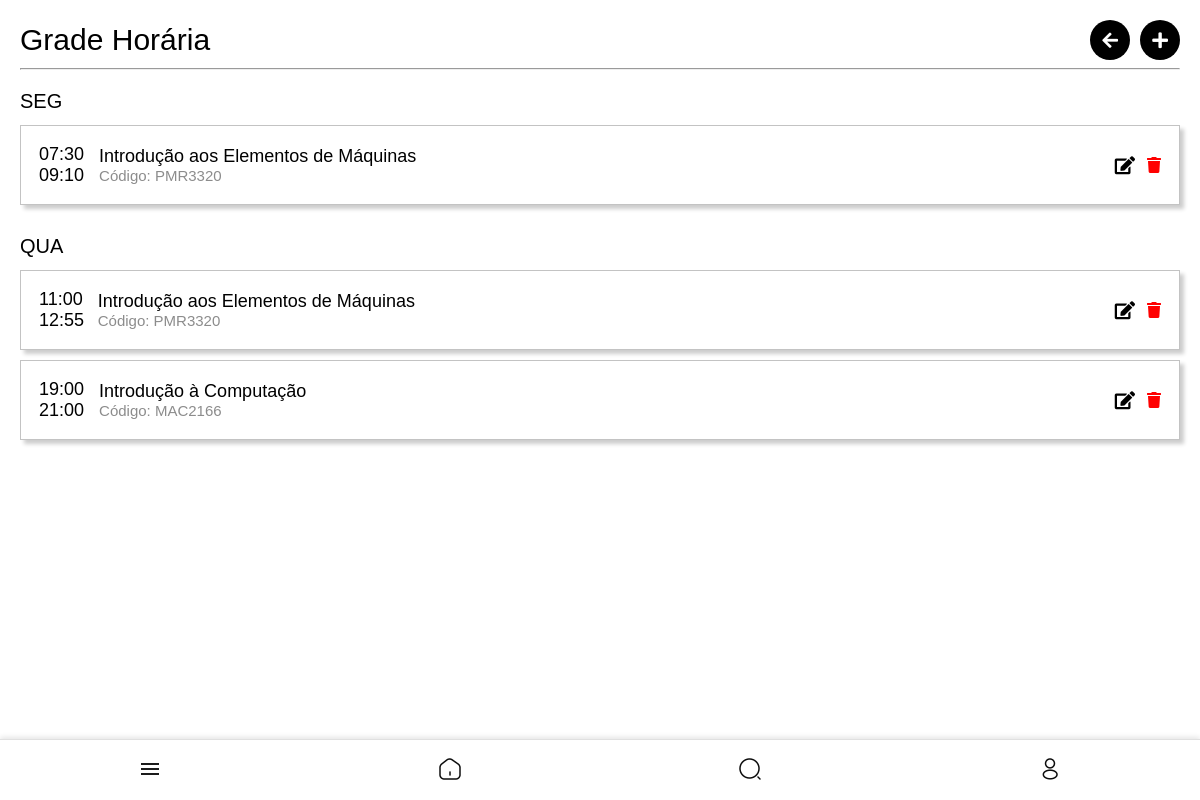
The page /grade-horaria/ (signed in) on the database as committed earlier.
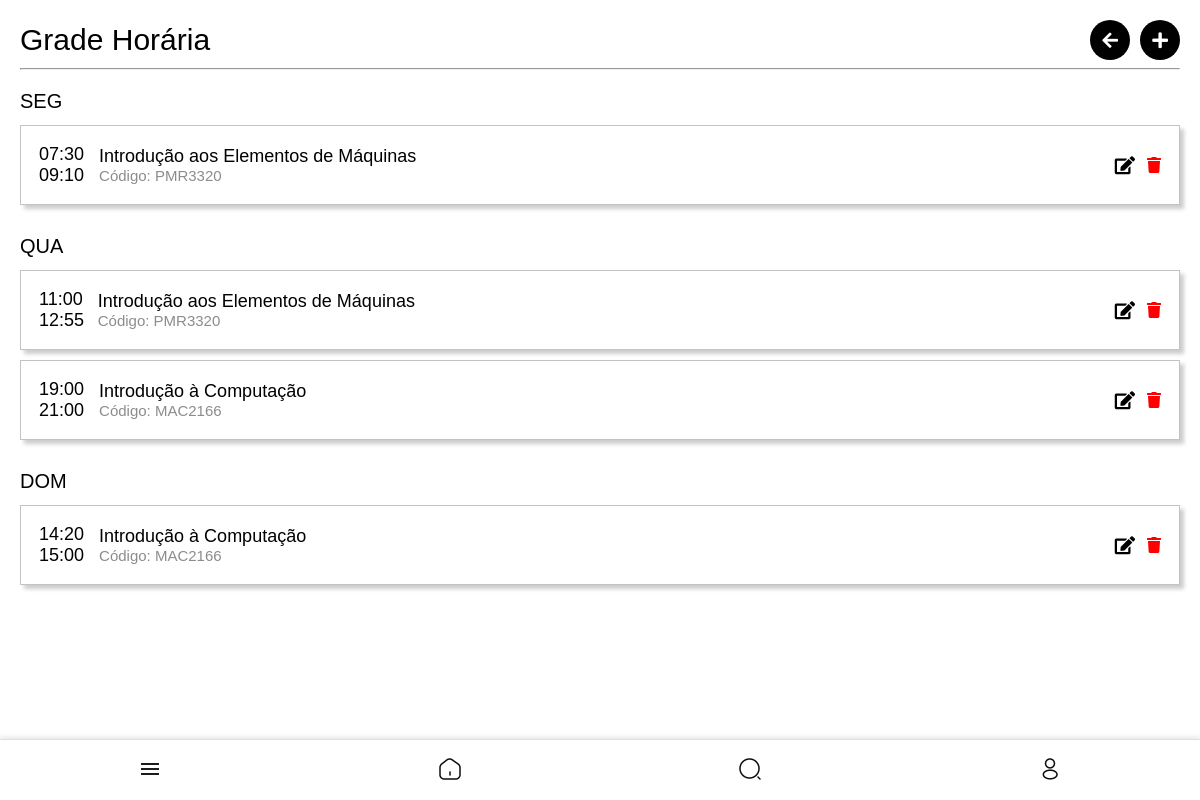
The same page on the database as committed later.
### core/models.py (models this page shows, shortened)
class HorarioGrade(models.Model):
    usuario = models.ForeignKey(settings.AUTH_USER_MODEL, on_delete=models.CASCADE, related_name='horarios_grade')
    disciplina = models.ForeignKey('Disciplina', on_delete=models.CASCADE)
    dia_da_semana = models.CharField(max_length=3, choices=[
        ('SEG', 'Segunda-feira'),
        ('TER', 'Terça-feira'),
        ('QUA', 'Quarta-feira'),
        ('QUI', 'Quinta-feira'),
        ('SEX', 'Sexta-feira'),
        ('SAB', 'Sábado'),
        ('DOM', 'Domingo'),
    ])
    horario_inicio = models.TimeField()
    horario_fim = models.TimeField()

class Disciplina(models.Model):
    nome = models.CharField(max_length=255)
    codigo = models.CharField(max_length=10)
    curso = models.CharField(max_length=255)
    semestre = models.CharField(max_length=10)
    tipo = models.CharField(max_length=50)
    sala = models.ForeignKey(Sala, on_delete=models.SET_NULL, null=True, blank=True, related_name='disciplinas')
    professor_responsavel = models.ForeignKey(
        settings.AUTH_USER_MODEL,
        null=True,
        blank=True,
        on_delete=models.SET_NULL,
        limit_choices_to={'user_type': 'professor'}
    )
    turma = models.IntegerField(default=1)

### core/views.py (the view)
# urls.py: path('grade-horaria/', views.grade_horaria, name='grade_horaria'),
@login_required
def grade_horaria(request):
    horarios = request.user.horarios_grade.all().order_by('dia_da_semana', 'horario_inicio')
    dias_da_semana = ['SEG', 'TER', 'QUA', 'QUI', 'SEX', 'SAB', 'DOM']
    grade = {dia: [] for dia in dias_da_semana}
    for horario in horarios:
        grade[horario.dia_da_semana].append(horario)
    return render(request, 'core/grade_horaria.html', {'grade': grade})

### templates/core/grade_horaria.html (shortened to what this page needs)
{% extends 'core/base.html' %}
{% block content %}
<div class="disciplinas-add-container">
    <div class="header-container">
        <h1>Grade Horária</h1>
        <div class="actions">
            <a href="{% url 'disciplinas' %}" class="icon-btn">
                <i class="fa fa-arrow-left"></i>
            </a>
            <a href="{% url 'adicionar_horario_grade' %}" class="icon-btn">
              <i class="fa fa-plus"></i>
          </a>
        </div>
    </div>
    <hr>
    <div class="professores-container">
      {% with has_disciplinas=False %}
      {% for dia, horarios in grade.items %}
          {% if horarios|length > 0 %}
              <h3 style="font-size: min(20px, 6vw); margin-bottom: 1vw;">{{ dia }}</h3>
              <ul class="disciplinas-add-list">
                  {% for horario in horarios %}
                      <li class="disciplina-add-item" style="display: flex; padding: 1vw; flex-direction: row;">
                          <div style="display: flex; flex-direction: row;">
                              <div style="display: flex; flex-direction: column; flex: 1; text-align: left; font-weight: normal;">
                                  <label style="padding: min(2vw,6px) min(4vw,15px) 0 min(2vw,6px); color: black; font-weight: normal; font-size: min(18px,6vw);">
                                      {{ horario.horario_inicio }}
                                  </label>
                                  <label style="padding: 0 0 min(2vw,6px) min(2vw,6px); color: black; font-weight: normal; font-size: min(18px,6vw);">
                                      {{ horario.horario_fim }}
                                  </label>
                              </div>
                              <div style="display: flex; flex-direction: column; justify-content: center; align-items: flex-start; padding-right: min(4vw, 20px); height: 100%;">
                                  <a href="{% url 'detalhe_disciplina' horario.disciplina.id %}" class="disciplina-nome" style="font-size: min(18px, 5vw); color: black;">
                                      {{ horario.disciplina.nome }}
                                  </a>
                                  <a href="{% url 'detalhe_disciplina' horario.disciplina.id %}" class="disciplina-codigo" style="font-size: min(18px, 5vw); color: black; line-height: 1.2; font-size: min(4vw,15px); font-weight: lighter; color: #8c8c8c;">
                                      Código: {{ horario.disciplina.codigo }}
                                  </a>
                              </div>
                          </div>
                          <div style="flex: 1; display: flex; gap: 1vw; justify-content: flex-end;">
                              <a href="{% url 'editar_horario_grade' horario.id %}" class="icon-btn">
                                  <i class="fa fa-edit"></i>
                              </a>
                              <a href="{% url 'remover_horario_grade' horario.id %}" class="icon-btn remover-btn" style="color: red; margin-right: min(2vw,6px);">
                                  <i class="fa fa-trash" style="font-size: min(16px,3.8vw);"></i>
                              </a>
                          </div>
                      </li>
                  {% endfor %}
              </ul>
          {% endif %}
      {% endfor %}
      {% endwith %}
  </div>
{% endblock %}

### templates/core/base.html (shortened to what this page needs)
{% load static %}
<!DOCTYPE html>
<html lang="pt-br">
<head>
    <link rel="stylesheet" type="text/css" href="{% static 'style.css' %}?v={{ timestamp }}">
    <link rel="stylesheet" href="https://cdnjs.cloudflare.com/ajax/libs/font-awesome/5.15.4/css/all.min.css">
</head>
<body>
    <main>
        {% block content %}
        {% endblock %}
    </main>
    {% if user.is_authenticated %}
    <div class="bottom-nav">
        <a href="#menu" class="nav-item menu-toggle">
            <img src="{% static 'menu.png' %}" alt="Menu">
        </a>
        <a href="{% url 'home' %}" class="nav-item">
            <img src="{% static 'home-2.png' %}" alt="Home">
        </a>
        <a href="{% url 'search_results' %}" class="nav-item">
            <img src="{% static 'search.png' %}" alt="Search">
        </a>
        <a href="#profile" class="nav-item">
            <img src="{% static 'profile.png' %}" alt="Profile">
        </a>
    </div>
    {% endif %}
</body>
</html>

### media/style.css (style rules this page uses)
@media (min-width: 769px) { body { font-family: Arial, sans-serif; background-color: rgb(234, 234, 234); display: flex; flex-direction: column; align-items: center; justify-content: flex-start; min-height: 100vh; margin: 0; padding-bottom: 5vw; } }
@media (min-width: 769px) { a { text-decoration: none; color: #000000; } }
@media (min-width: 769px) { .bottom-nav { position: fixed; bottom: 0; left: 0; width: 100%; height: min(60px, 20vw); background-color: #fff; display: flex; flex-direction: row; justify-content: space-around; align-items: center; border-top: 1px solid #e0e0e0; box-shadow: 0 -2px 5px rgba(0, 0, 0, 0.1); z-index: 600; } }
@media (min-width: 769px) { .nav-item { flex: 1; text-align: center; color: #333; text-decoration: none; position: relative; } }
@media (min-width: 769px) { .nav-item img { width: min(24px, 8vw); height: min(24px, 8vw); filter: grayscale(100%); } }
@media (min-width: 769px) { .header-container { display: flex; flex-direction: row; justify-content: space-between; align-items: center; } }
@media (min-width: 769px) { .actions { display: flex; flex-direction: row; gap: min(10px, 2vw); justify-content: center; align-items: center; } }
@media (min-width: 769px) { .actions .icon-btn { display: flex; flex-direction: row; justify-content: center; background-color: #000; color: #fff; border: none; border-radius: 50%; width: min(40px, 8vw); height: min(40px, 8vw); font-size: min(18px, 4vw); cursor: pointer; text-decoration: none; } }
@media (min-width: 769px) { .disciplinas-add-container { padding: min(6vw, 20px); font-family: Arial, sans-serif; padding-bottom: min(20vw,80px); width: 100vw; box-sizing: border-box; } }
@media (min-width: 769px) { .disciplinas-add-container h3 { font-weight: normal; font-size: min(18px,5vw); } }
@media (min-width: 769px) { .disciplinas-add-container h1 { font-size: min(30px,6vw); margin-bottom: 0; margin-top: 0; font-weight:normal; text-align: left; } }
@media (min-width: 769px) { .disciplina-add-item label { width: 80%; text-align: left; white-space: nowrap; overflow: hidden; text-overflow: ellipsis; text-decoration: none; color: #333; font-size: min(15px,4vw); font-weight: bold; } }
@media (min-width: 769px) { .disciplinas-add-list { list-style: none; padding: 0; margin: 0; display: flex; flex-direction: column; } }
@media (min-width: 769px) { .disciplina-add-item { display: flex; flex-direction: column; background-color: #fff; border: 1px solid #c3c3c3; margin-bottom: min(10px,6vw); padding: min(15px,6vw); padding-right: 0; box-shadow: min(4px,2vw) min(4px,2vw) min(4px,2vw) rgba(0, 0, 0, 0.2); text-align: left; width: 100%; box-sizing: border-box; position: relative; overflow: hidden; } }
@media (min-width: 769px) { .disciplinas-add-list { display: flex; justify-content: center; align-items: center; margin-bottom: min(10px); } }
@media (min-width: 769px) { .icon-btn { background: none; border: none; font-size: min(18px, 4vw); color: #000000; cursor: pointer; text-decoration: none; display: flex; align-items: center; justify-content: center; } }
@media (min-width: 769px) { .topico-info p,a { font-size: min(12px); color: grey; } }
@media (min-width: 769px) { .remover-btn { display: flex; align-items: center; gap: min(4px, 1vw); font-size: min(14px, 2vw); text-decoration: none; } }
@media (min-width: 769px) { .remover-btn i { font-size: min(14px,2vw); } }

### templates/core/grade_horaria.html (style rules this page uses)
body { background-color: white; margin: 0; padding: 0; box-sizing: border-box; overflow-x: hidden; }
html, body { width: 100%; }

Rows that differ between the two databases and show on the page:
added HorarioGrade: dia_da_semana "DOM", horario_inicio "14:20", horario_fim "15:00", disciplina.nome "Introdução à Computação", disciplina.codigo "MAC2166"
